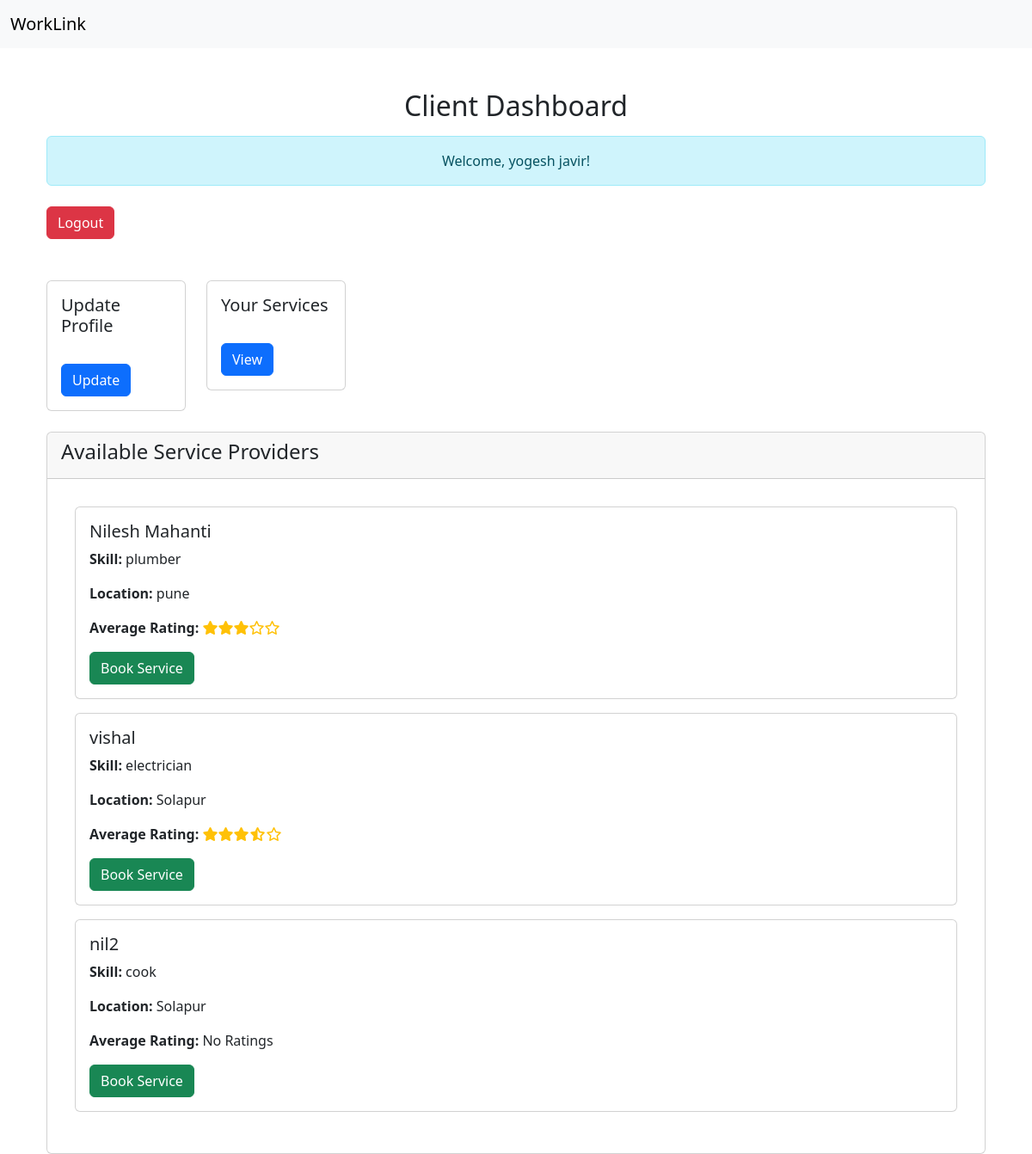
The app's page /help/client_dashboard/ (signed in) with its own data.
### help/models.py (models this page shows, shortened)
class Client(AbstractBaseUser, PermissionsMixin):
    client_id = models.AutoField(primary_key=True)
    username = models.CharField(max_length=100, unique=True)
    email = models.EmailField(unique=True)
    name = models.CharField(max_length=100)
    city = models.CharField(max_length=100)
    pincode = models.CharField(max_length=6)
    password = models.CharField(max_length=128)
    mobile = models.CharField(max_length=15, unique=True)
    is_active = models.BooleanField(default=True)
    is_staff = models.BooleanField(default=False)
    groups = models.ManyToManyField(
        'auth.Group',
        related_name='client_groups',
        blank=True
    )
    user_permissions = models.ManyToManyField(
        'auth.Permission',
        related_name='client_permissions',
        blank=True
    )
    objects = ClientManager()
    USERNAME_FIELD = 'username'
    REQUIRED_FIELDS = ['email']

class ServiceProvider(AbstractBaseUser, PermissionsMixin):
    sp_id = models.AutoField(primary_key=True)
    username = models.CharField(max_length=100, unique=True)
    email = models.EmailField(unique=True)
    name = models.CharField(max_length=100)
    city = models.CharField(max_length=100)
    pincode = models.CharField(max_length=6)
    password = models.CharField(max_length=128)
    mobile = models.CharField(max_length=15, unique=True)
    skills = models.CharField(max_length=20, choices=[
        ('plumber', 'Plumber'),
        ('cleaner', 'Cleaner'),
        ('electrician', 'Electrician'),
        ('cook', 'Cook'),
    ])
    is_active = models.BooleanField(default=True)
    is_staff = models.BooleanField(default=False)
    groups = models.ManyToManyField(
        'auth.Group',
        related_name='service_provider_groups',  # Add unique related_name
        blank=True
    )
    user_permissions = models.ManyToManyField(
        'auth.Permission',
        related_name='service_provider_permissions',  # Add unique related_name
        blank=True
    )
    objects = ServiceProviderManager()
    USERNAME_FIELD = 'username'
    REQUIRED_FIELDS = ['email']

### help/views.py (the view)
# urls.py: path('client_dashboard/', views.client_dashboard, name='client_dashboard'),
@login_required
def client_dashboard(request):
    client = Client.objects.get(username=request.user.username)
    services = ServiceRecords.objects.filter(u_id=client.client_id)
    service_providers = ServiceProvider.objects.all()
    provider_ratings = (
        ServiceRecords.objects
        .values('sp_id')  # Group by service provider ID
        .annotate(average_rating=Avg('ratings'))  # Compute average rating
    )
    ratings_dict = {entry['sp_id']: entry['average_rating'] for entry in provider_ratings}
    for provider in service_providers:
        provider.average_rating = ratings_dict.get(provider.sp_id, 0)  # Default to 0 if no ratings
    context = {
        'client': client,
        'services': services,
        'service_providers': service_providers,
    }
    return render(request, 'help/client_dashboard.html', context)

### help/authentication.py (called while the page is built)
    def get_user(self, user_id):
        try:
            return Client.objects.get(pk=user_id)
        except Client.DoesNotExist:
            return None

### help/templatetags/custom_tags.py (called while the page is built)
@register.filter
def render_stars(rating):
    try:
        full_stars = int(rating)  # Number of full stars
        half_star = 1 if rating - full_stars >= 0.5 else 0  # Half star if applicable
        empty_stars = 5 - full_stars - half_star  # Remaining stars to make it 5
        stars_html = ('<i class="fas fa-star text-warning"></i>' * full_stars +
                      '<i class="fas fa-star-half-alt text-warning"></i>' * half_star +
                      '<i class="far fa-star text-warning"></i>' * empty_stars)
        return stars_html
    except (ValueError, TypeError):
        return '<i class="far fa-star text-warning"></i>' * 5  # Default 5 empty stars for invalid input

### help/templates/help/client_dashboard.html (shortened to what this page needs)
{% extends 'help/base.html' %} {% load static %} {% block content %} {% load custom_tags %}
<div class="container mt-5">
  <h2 class="text-center">Client Dashboard</h2>
  <div class="alert alert-info text-center mt-3">
    Welcome, {{ client.name }}!
  </div>
  <div class="text-right mt-4">
    <button class="btn btn-danger">
      <a
        href="javascript:void(0);"
        id="logout-link"
        onclick="logoutProvider()"
        style="text-decoration: none; color: white"
        >Logout</a
      >
    </button>
  </div>
  <br /><br />
  <div class="row">
    <div class="col-sm-2 mb-3 mb-sm-0">
      <div class="card">
        <div class="card-body">
          <h5 class="card-title">Update Profile</h5>
          <br />
          <a href="/help/update_client_page" class="btn btn-primary">Update</a>
        </div>
      </div>
    </div>
    <div class="col-sm-2 mb-3 mb-sm-0">
      <div class="card">
        <div class="card-body">
          <h5 class="card-title">Your Services</h5>
          <br />
          <a href="/help/client_service_page" class="btn btn-primary">View</a>
        </div>
      </div>
    </div>
  </div>
    <div class="card mt-4">
      <div class="card-header">
        <h4>Available Service Providers</h4>
      </div>
      <div class="card-body">
        {% if service_providers %}
        <div class="card-body">
          {% for provider in service_providers %}
          <div class="card mb-3">
            <div class="card-body">
              <h5 class="card-title">{{ provider.name }}</h5>
              <p><strong>Skill:</strong> {{ provider.skills }}</p>
              <p><strong>Location:</strong> {{ provider.city }}</p>
              <p>
                <strong>Average Rating:</strong>
                {% if provider.average_rating %}
                  <span>{{ provider.average_rating|render_stars|safe }}</span>
                {% else %}
                  No Ratings
                {% endif %}
              </p>
              <button
                class="btn btn-success"
                onclick="bookService('{{ provider.sp_id }}', '{{ provider.skills }}', '{{ client.client_id }}')"
              >
                Book Service
              </button>
            </div>
          </div>
          {% endfor %}
        </div>
        {% else %}
        <p class="text-muted">No service providers available at the moment.</p>
        {% endif %}
      </div>
    </div>
  </div>
  {% endblock %}

### records on screen
Client: name "yogesh javir"
ServiceProvider: name "Nilesh Mahanti", skills "plumber", city "pune"
ServiceProvider: name "vishal", skills "electrician", city "Solapur"
ServiceProvider: name "nil2", skills "cook", city "Solapur", shows "No Ratings"
